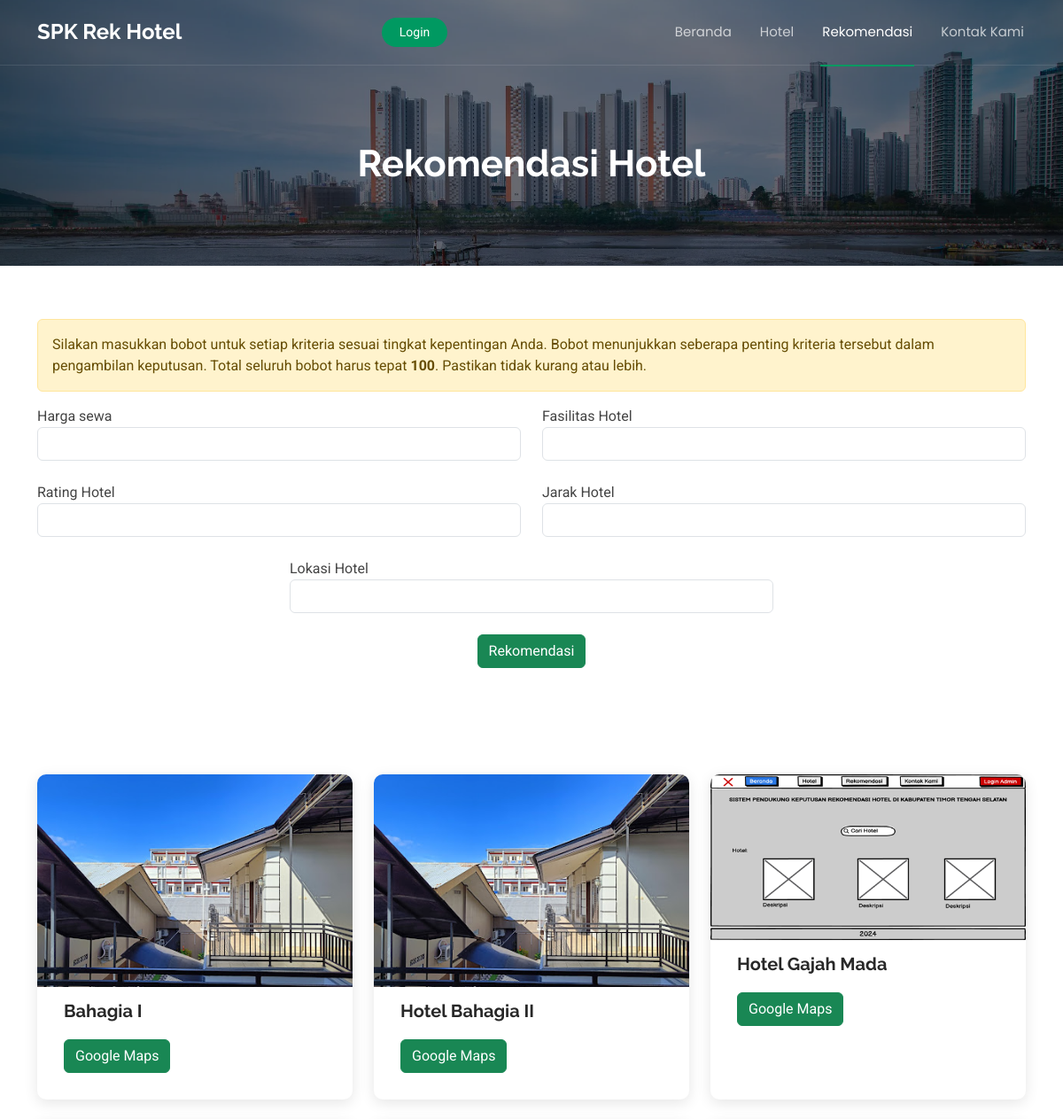
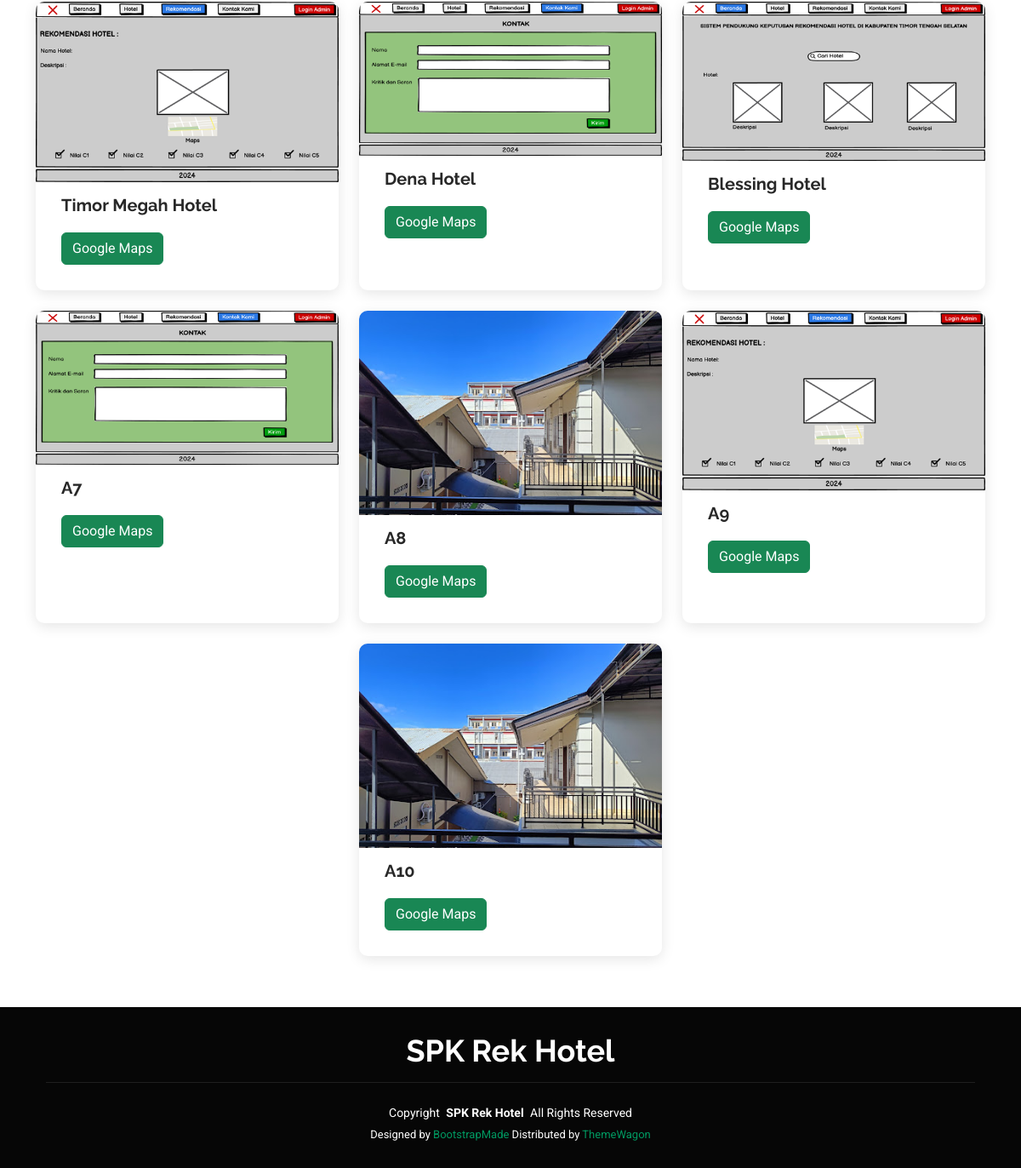
The app's page /pages/rekomendasi with its own data (2 pictures, top to bottom).
### tables this page shows
CREATE TABLE `kriteria` (
  `id_kriteria` char(3) NOT NULL,
  `nama_kriteria` varchar(255) NOT NULL,
  `jenis_kriteria` enum('Cost','Benefit') NOT NULL,
  `bobot` decimal(11,2) NOT NULL
);

CREATE TABLE `alternatif` (
  `id_alternatif` int(11) NOT NULL,
  `nama_alternatif` varchar(255) NOT NULL,
  `gambar` varchar(255) NOT NULL,
  `alamat` text NOT NULL,
  `latitude` varchar(255) NOT NULL,
  `longitude` varchar(255) NOT NULL
);

### application/controllers/Pages.php (called while the page is built, shortened)
<?php
class Pages extends CI_Controller {
	public function rekomendasi()
	{
		$listHotel = $this->db->query("SELECT * FROM alternatif")->result_array();
		$listKriteria = $this->db->query("SELECT * FROM kriteria")->result_array();
		$data = [
			'listHotel' => $listHotel,
			'listKriteria' => $listKriteria,
			'menu' => 'rekomendasi'
		];
		$this->load->view('pages/templates/header', $data);
		$this->load->view('pages/rekomendasi');
		$this->load->view('pages/templates/footer');
	}
}

### index.php (called while the page is built, shortened)
<?php
require_once BASEPATH.'core/CodeIgniter.php';

### application/views/pages/rekomendasi.php (the view, shortened to what this page needs)
<div class="page-title dark-background" data-aos="fade"
    style="background-image: url(<?=base_url()?>assets/img/page-title-bg.webp);">
    <div class="container position-relative">
        <h1>Rekomendasi Hotel</h1>
    </div>
</div>
<section class="section">
    <div class="container">
        <div class="alert alert-warning" role="alert">
            Silakan masukkan bobot untuk setiap kriteria sesuai tingkat kepentingan Anda.
            Bobot menunjukkan seberapa penting kriteria tersebut dalam pengambilan keputusan.
            Total seluruh bobot harus tepat <strong>100</strong>. Pastikan tidak kurang atau lebih.
        </div>
        <form id="bobotForm" action="<?= base_url('electre');?>" method="post">
            <div class="row gy-4 d-flex justify-content-center">
                <?php foreach ($listKriteria as $key => $kriteria) :?>
                <div class="col-6">
                    <label for="bobot_<?=$kriteria['id_kriteria'];?>"><?=$kriteria['nama_kriteria'];?></label>
                    <input type="number" class="form-control bobot-input" name="bobot[<?=$kriteria['id_kriteria'];?>]"
                        id="bobot_<?=$kriteria['id_kriteria'];?>" min="0" max="100" required>
                </div>
                <?php endforeach; ?>
            </div>
            <div class="row">
                <div class="col-12 mt-4 d-flex justify-content-center">
                    <button class="btn btn-success" type="submit">Rekomendasi</button>
                </div>
            </div>
        </form>
    </div>
</section>
<section id="blog-posts" class="blog-posts section">
    <div class="container">
        <div class="row gy-4 d-flex justify-content-center">
            <?php foreach ($listHotel as $key => $hotel) :?>
            <div class="col-xl-4 col-md-6" data-aos="fade-up" data-aos-delay="100">
                <article>
                    <div class="post-img">
                        <img src="<?=base_url('uploads/').$hotel['gambar'];?>" alt="" class="img-fluid">
                    </div>
                    <h2 class="title">
                        <a
                            href="<?=base_url('pages/detail_rekomendasi/'.$hotel['id_alternatif']);?>"><?=$hotel['nama_alternatif'];?></a>
                    </h2>
                    <a target="_blank" class="btn btn-success"
                        href="https://www.google.com/maps/dir/?api=1&destination=<?=$hotel['latitude'];?>,<?=$hotel['longitude'];?>">Google
                        Maps</a>
                </article>
            </div>
            <?php endforeach;?>
        </div>
    </div>
</section>

### assets/css/main.css (style rules this page uses)
:root { --default-font: "Roboto", system-ui, -apple-system, "Segoe UI", Roboto, "Helvetica Neue", Arial, "Noto Sans", "Liberation Sans", sans-serif, "Apple Color Emoji", "Segoe UI Emoji", "Segoe UI Symbol", "Noto Color Emoji"; --heading-font: "Raleway", sans-serif; --nav-font: "Poppins", sans-serif; }
:root { --background-color: #ffffff; --default-color: #444444; --heading-color: #282828; --accent-color: #009961; --surface-color: #ffffff; --contrast-color: #ffffff; }
:root { --nav-color: #ffffff; --nav-hover-color: #009961; --nav-mobile-background-color: #ffffff; --nav-dropdown-background-color: #ffffff; --nav-dropdown-color: #444444; --nav-dropdown-hover-color: #009961; }
.dark-background { --background-color: #060606; --default-color: #ffffff; --heading-color: #ffffff; --surface-color: #252525; --contrast-color: #ffffff; }
:root { scroll-behavior: smooth; }
body { color: var(--default-color); background-color: var(--background-color); font-family: var(--default-font); }
a { color: var(--accent-color); text-decoration: none; transition: 0.3s; }
h1, h2, h3, h4, h5, h6 { color: var(--heading-color); font-family: var(--heading-font); }
.page-title { color: var(--default-color); background-color: var(--background-color); background-size: cover; background-position: center; background-repeat: no-repeat; padding: 160px 0 80px 0; text-align: center; position: relative; }
.page-title:before { content: ""; background-color: color-mix(in srgb, var(--background-color), transparent 50%); position: absolute; inset: 0; }
.page-title h1 { font-size: 42px; font-weight: 700; margin-bottom: 10px; }
section, .section { color: var(--default-color); background-color: var(--background-color); padding: 60px 0; scroll-margin-top: 72px; overflow: clip; }
.blog-posts article { background-color: var(--surface-color); box-shadow: 0 4px 16px rgba(0, 0, 0, 0.1); padding: 30px; height: 100%; border-radius: 10px; overflow: hidden; }
.blog-posts .post-img { max-height: 240px; margin: -30px -30px 15px -30px; overflow: hidden; }
.blog-posts .title { font-size: 20px; font-weight: 700; padding: 0; margin: 0 0 20px 0; }
.blog-posts .title a { color: var(--heading-color); transition: 0.3s; }

### records on screen
kriteria: nama_kriteria "Harga sewa"
kriteria: nama_kriteria "Fasilitas Hotel"
kriteria: nama_kriteria "Rating Hotel"
kriteria: nama_kriteria "Jarak Hotel"
kriteria: nama_kriteria "Lokasi Hotel"
alternatif: gambar (picture), nama_alternatif "Bahagia I"
alternatif: gambar (picture), nama_alternatif "Hotel Bahagia II"
alternatif: gambar (picture), nama_alternatif "Hotel Gajah Mada"
alternatif: gambar (picture), nama_alternatif "Timor Megah Hotel"
alternatif: gambar (picture), nama_alternatif "Dena Hotel"
alternatif: gambar (picture), nama_alternatif "Blessing Hotel"
alternatif: gambar (picture), nama_alternatif "A7"
alternatif: gambar (picture), nama_alternatif "A8"
alternatif: gambar (picture), nama_alternatif "A9"
alternatif: gambar (picture), nama_alternatif "A10"
